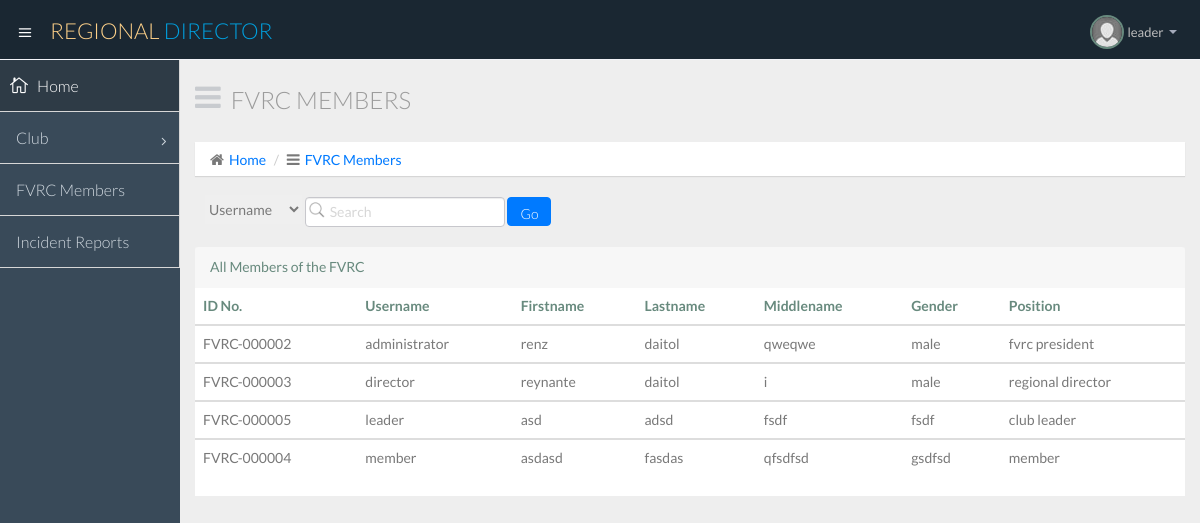
The app's page /regional_director_all_fvrc_members.php (signed in) with its own data.
### tables this page shows
CREATE TABLE IF NOT EXISTS `accounts` (
  `id_no` varchar(15) NOT NULL,
  `username` varchar(25) NOT NULL,
  `password` varchar(25) NOT NULL,
  `account_status` varchar(25) NOT NULL,
  `position` text NOT NULL,
  `club_name` varchar(25) NOT NULL
);

CREATE TABLE IF NOT EXISTS `volunteer_information` (
  `id_no` varchar(15) NOT NULL,
  `firstname` varchar(25) NOT NULL,
  `lastname` varchar(25) NOT NULL,
  `middlename` varchar(25) NOT NULL,
  `maidenname` varchar(25) NOT NULL,
  `gender` varchar(6) NOT NULL,
  `status` varchar(11) NOT NULL,
  `cellphone_no` varchar(15) NOT NULL,
  `date_of_birth` varchar(20) NOT NULL,
  `place_of_birth` varchar(80) NOT NULL,
  `citizenship` varchar(15) NOT NULL,
  `club_name` varchar(25) NOT NULL,
  `civic_call_sign` varchar(25) NOT NULL,
  `fvrc_call_sign` varchar(25) NOT NULL,
  `date_registered` varchar(20) NOT NULL,
  `religion` text NOT NULL,
  `blood_type` varchar(15) NOT NULL,
  `health_issues` varchar(25) NOT NULL,
  `medications` varchar(25) NOT NULL
);

### regional_director_all_fvrc_members.php (the view, shortened to what this page needs)
<!DOCTYPE html>
<html lang="en">
  <head>
    <link href="css/bootstrap.min.css" rel="stylesheet">
    <link href="css/bootstrap-theme.css" rel="stylesheet">
    <link href="css/elegant-icons-style.css" rel="stylesheet" />
    <link href="css/font-awesome.min.css" rel="stylesheet" />
    <link href="css/style.css" rel="stylesheet">
    <link href="css/style-responsive.css" rel="stylesheet" />
  </head>
  <body>
  <section id="container" class="">
      <header class="header dark-bg">
            <div class="toggle-nav">
                <div class="icon-reorder tooltips" data-original-title="Toggle Navigation" data-placement="bottom"><i class="icon_menu"></i></div>
            </div>
            <a href="regional_director_login.php" class="logo">Regional <span class="lite">Director</span></a>
            <div class="top-nav notification-row">
                <ul class="nav pull-right top-menu">
                    <li class="dropdown">
                        <a data-toggle="dropdown" class="dropdown-toggle" href="#">
                            <span class="profile-ava">
                                <img alt="" src="img/avatar1_small.jpg">
                            </span>
                            <span class="username"><?php
								echo $_SESSION['SESS_FIRST_NAME'];
							?></span>
                            <b class="caret"></b>
                        </a>
                    </li>
                </ul>
            </div>
      </header>
      <?php
        include'regional_director_sidebar.php';
      ?>
      <section id="main-content">
          <section class="wrapper">
		  <div class="row">
				<div class="col-lg-12">
					<h3 class="page-header"><i class="fa fa fa-bars"></i> FVRC Members</h3>
					<ol class="breadcrumb">
						<li><i class="fa fa-home"></i><a href="regional_director_login.php">Home</a></li>
						<li><i class="fa fa-bars"></i><a href="regional_director_all_fvrc_members.php">FVRC Members</a></li>
					</ol>
				</div>
			</div>
                <ul class="nav top-menu">
                    <li>
                        <form class="navbar-form" action="<?php echo $_SERVER['PHP_SELF']?>" method="POST">
                           <select name="category" style="height: 29px; border: 1px grey;">
							<option value="username">Username</option>
						   </select>
						   <input class="form-control" placeholder="Search" type="text" name="keyword">
                           <input class="btn btn-primary" style="height: 29px;" type="submit" value="Go" name="searching">
                        </form>
                    </li>
                </ul>
			  <br>
			   <header class="panel-heading">
                            All Members of the FVRC
							<?php
							if(isset($_POST['searching'])){
		$query_all_fvrc_members=mysql_query("SELECT * from `accounts` INNER JOIN `volunteer_information`
ON `accounts`.`id_no`=`volunteer_information`.`id_no` where `$_POST[category]`='$_POST[keyword]'");
$_SESSION['category']=$_POST['category'];
$_SESSION['keyword']=$_POST['keyword'];
$location="print_all_FVRC_members2.php";
	}else{
	$query_all_fvrc_members=mysql_query("SELECT * from `accounts` INNER JOIN `volunteer_information`
ON `accounts`.`id_no`=`volunteer_information`.`id_no`");
	}
							?>
                          </header>
                          <div style="background-color: white;" class="table-responsive">
                            <table class="table">
                              <thead>
                                <tr>
                                  <th>ID No.</th>
                                  <th>Username</th>
                                  <th>Firstname</th>
                                  <th>Lastname</th>
                                  <th>Middlename</th>
                                  <th>Gender</th>
                                  <th>Position</th>
                                </tr>
                              </thead>
							  <?php
								while($row=mysql_fetch_array($query_all_fvrc_members)){
								?>
                              <tbody>
                                <tr>
                                  <td><?php  echo $row['id_no']; ?></td>
                                  <td><?php echo $row['username']; ?></td>
                                  <td><?php echo $row['firstname']; ?></td>
                                  <td><?php echo $row['lastname']; ?></td>
                                  <td><?php echo $row['middlename']; ?></td>
                                  <td><?php echo $row['gender']; ?></td>
                                  <td><?php echo $row['position']; ?></td>
                                </tr>
								 </tbody>
							<?php
							}
							?>
                            </table>
                          </div>
                      </section>
          </section>
      </section>
  </body>
</html>

### records on screen
accounts: volunteer_information.id_no "FVRC-000002", username "administrator", volunteer_information.firstname "renz", volunteer_information.lastname "daitol", volunteer_information.middlename "qweqwe", volunteer_information.gender "male", position "fvrc president"
accounts: volunteer_information.id_no "FVRC-000003", username "director", volunteer_information.firstname "reynante", volunteer_information.lastname "daitol", volunteer_information.middlename "i", volunteer_information.gender "male", position "regional director"
accounts: volunteer_information.id_no "FVRC-000005", username "leader", volunteer_information.firstname "asd", volunteer_information.lastname "adsd", volunteer_information.middlename "fsdf", volunteer_information.gender "fsdf", position "club leader"
accounts: volunteer_information.id_no "FVRC-000004", username "member", volunteer_information.firstname "asdasd", volunteer_information.lastname "fasdas", volunteer_information.middlename "qfsdfsd", volunteer_information.gender "gsdfsd", position "member"

### other values on screen
$_SESSION['SESS_FIRST_NAME'] "leader"
